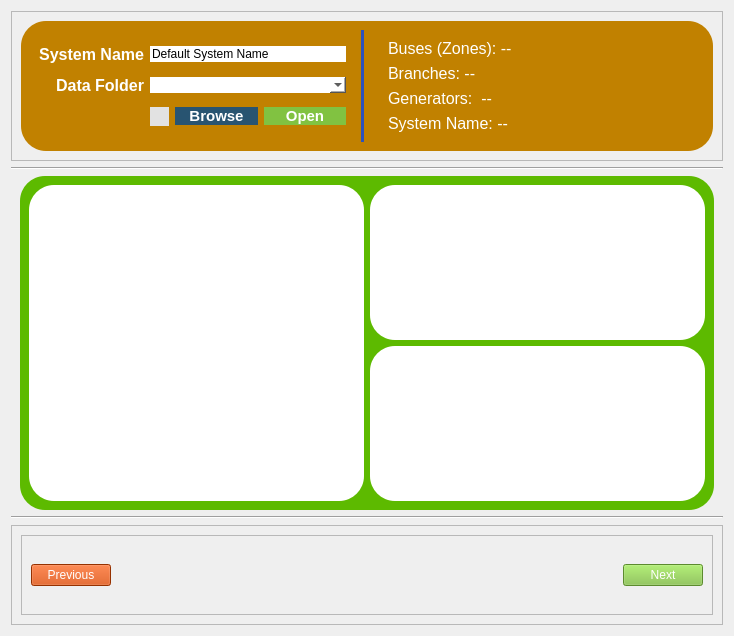
<?xml version="1.0" encoding="UTF-8"?>
<ui version="4.0">
 <class>power_system_data</class>
 <widget class="QWidget" name="power_system_data">
  <property name="geometry">
   <rect>
    <x>0</x>
    <y>0</y>
    <width>732</width>
    <height>636</height>
   </rect>
  </property>
  <property name="sizePolicy">
   <sizepolicy hsizetype="Preferred" vsizetype="Preferred">
    <horstretch>0</horstretch>
    <verstretch>0</verstretch>
   </sizepolicy>
  </property>
  <property name="minimumSize">
   <size>
    <width>0</width>
    <height>0</height>
   </size>
  </property>
  <property name="maximumSize">
   <size>
    <width>1000000</width>
    <height>1000000</height>
   </size>
  </property>
  <property name="windowTitle">
   <string>Form</string>
  </property>
  <property name="styleSheet">
   <string notr="true"/>
  </property>
  <layout class="QVBoxLayout" name="verticalLayout_3">
   <item>
    <widget class="QFrame" name="frame_2">
     <property name="sizePolicy">
      <sizepolicy hsizetype="Expanding" vsizetype="Expanding">
       <horstretch>0</horstretch>
       <verstretch>0</verstretch>
      </sizepolicy>
     </property>
     <property name="frameShape">
      <enum>QFrame::StyledPanel</enum>
     </property>
     <property name="frameShadow">
      <enum>QFrame::Raised</enum>
     </property>
     <layout class="QVBoxLayout" name="verticalLayout_5">
      <item alignment="Qt::AlignTop">
       <widget class="QFrame" name="frame_3">
        <property name="maximumSize">
         <size>
          <width>16777215</width>
          <height>150</height>
         </size>
        </property>
        <property name="styleSheet">
         <string notr="true">background-color: rgb(158, 158, 158);
border-radius: 25px;
background-color: rgb(193, 129, 0);
color: rgb(255, 255, 255);</string>
        </property>
        <property name="frameShape">
         <enum>QFrame::StyledPanel</enum>
        </property>
        <property name="frameShadow">
         <enum>QFrame::Raised</enum>
        </property>
        <layout class="QGridLayout" name="gridLayout_2">
         <item row="2" column="3">
          <widget class="QFrame" name="power_system_info_frame">
           <property name="styleSheet">
            <string notr="true">
border-color: rgb(129, 194, 65);</string>
           </property>
           <property name="frameShape">
            <enum>QFrame::StyledPanel</enum>
           </property>
           <property name="frameShadow">
            <enum>QFrame::Raised</enum>
           </property>
           <property name="lineWidth">
            <number>7</number>
           </property>
           <layout class="QVBoxLayout" name="verticalLayout_4">
            <item>
             <widget class="QLabel" name="bus_label">
              <property name="font">
               <font>
                <pointsize>12</pointsize>
               </font>
              </property>
              <property name="text">
               <string>Buses (Zones): --</string>
              </property>
             </widget>
            </item>
            <item>
             <widget class="QLabel" name="line_label">
              <property name="font">
               <font>
                <pointsize>12</pointsize>
               </font>
              </property>
              <property name="text">
               <string>Branches: --</string>
              </property>
             </widget>
            </item>
            <item>
             <widget class="QLabel" name="gen_label">
              <property name="font">
               <font>
                <pointsize>12</pointsize>
               </font>
              </property>
              <property name="styleSheet">
               <string notr="true">color: rgb(255, 255, 255)</string>
              </property>
              <property name="text">
               <string>Generators:  --</string>
              </property>
             </widget>
            </item>
            <item>
             <widget class="QLabel" name="sys_label">
              <property name="font">
               <font>
                <pointsize>12</pointsize>
               </font>
              </property>
              <property name="text">
               <string>System Name: --</string>
              </property>
             </widget>
            </item>
           </layout>
          </widget>
         </item>
         <item row="2" column="0">
          <widget class="QFrame" name="frame_5">
           <property name="maximumSize">
            <size>
             <width>10000000</width>
             <height>16777215</height>
            </size>
           </property>
           <property name="frameShape">
            <enum>QFrame::StyledPanel</enum>
           </property>
           <property name="frameShadow">
            <enum>QFrame::Raised</enum>
           </property>
           <layout class="QGridLayout" name="gridLayout_3">
            <item row="3" column="3">
             <widget class="QPushButton" name="open_file_button">
              <property name="sizePolicy">
               <sizepolicy hsizetype="Preferred" vsizetype="Fixed">
                <horstretch>0</horstretch>
                <verstretch>0</verstretch>
               </sizepolicy>
              </property>
              <property name="maximumSize">
               <size>
                <width>100</width>
                <height>16777215</height>
               </size>
              </property>
              <property name="font">
               <font>
                <pointsize>11</pointsize>
                <bold>true</bold>
               </font>
              </property>
              <property name="styleSheet">
               <string notr="true">background-color: rgb(129, 194, 65);
color: rgb(255, 255, 255);</string>
              </property>
              <property name="text">
               <string>Open</string>
              </property>
              <property name="iconSize">
               <size>
                <width>16</width>
                <height>16</height>
               </size>
              </property>
             </widget>
            </item>
            <item row="1" column="0">
             <widget class="QLabel" name="label_2">
              <property name="font">
               <font>
                <pointsize>12</pointsize>
                <italic>false</italic>
                <bold>true</bold>
               </font>
              </property>
              <property name="styleSheet">
               <string notr="true"/>
              </property>
              <property name="text">
               <string>System Name</string>
              </property>
              <property name="alignment">
               <set>Qt::AlignRight|Qt::AlignTrailing|Qt::AlignVCenter</set>
              </property>
             </widget>
            </item>
            <item row="2" column="0">
             <widget class="QLabel" name="label">
              <property name="font">
               <font>
                <pointsize>12</pointsize>
                <bold>true</bold>
               </font>
              </property>
              <property name="styleSheet">
               <string notr="true"/>
              </property>
              <property name="text">
               <string>Data Folder</string>
              </property>
              <property name="alignment">
               <set>Qt::AlignRight|Qt::AlignTrailing|Qt::AlignVCenter</set>
              </property>
             </widget>
            </item>
            <item row="2" column="1" colspan="3">
             <widget class="QComboBox" name="file_combo_box">
              <property name="styleSheet">
               <string notr="true">background-color: rgb(255, 255, 255);
color: rgb(0, 0, 0);</string>
              </property>
              <property name="currentText">
               <string/>
              </property>
             </widget>
            </item>
            <item row="1" column="1" colspan="3">
             <widget class="QLineEdit" name="system_name_input">
              <property name="sizePolicy">
               <sizepolicy hsizetype="Preferred" vsizetype="Fixed">
                <horstretch>0</horstretch>
                <verstretch>0</verstretch>
               </sizepolicy>
              </property>
              <property name="styleSheet">
               <string notr="true">background-color: rgb(255, 255, 255);
color: rgb(0, 0, 0);</string>
              </property>
              <property name="text">
               <string>Default System Name</string>
              </property>
             </widget>
            </item>
            <item row="3" column="2">
             <widget class="QPushButton" name="file_button">
              <property name="sizePolicy">
               <sizepolicy hsizetype="Preferred" vsizetype="Fixed">
                <horstretch>0</horstretch>
                <verstretch>0</verstretch>
               </sizepolicy>
              </property>
              <property name="maximumSize">
               <size>
                <width>100</width>
                <height>16777215</height>
               </size>
              </property>
              <property name="font">
               <font>
                <pointsize>11</pointsize>
                <bold>true</bold>
               </font>
              </property>
              <property name="styleSheet">
               <string notr="true">background-color: rgb(44, 81, 187);
color: rgb(255, 255, 255);
background-color: rgb(40, 84, 113);</string>
              </property>
              <property name="text">
               <string>Browse</string>
              </property>
              <property name="iconSize">
               <size>
                <width>16</width>
                <height>16</height>
               </size>
              </property>
             </widget>
            </item>
            <item row="3" column="1">
             <widget class="QToolButton" name="power_system_help_button">
              <property name="styleSheet">
               <string notr="true">QToolButton{
image: url(:/icon/images/icons/info_help1.png);
	background-color: rgb(226, 226, 226);
}</string>
              </property>
              <property name="text">
               <string/>
              </property>
             </widget>
            </item>
           </layout>
          </widget>
         </item>
         <item row="2" column="2">
          <widget class="Line" name="line_3">
           <property name="orientation">
            <enum>Qt::Vertical</enum>
           </property>
          </widget>
         </item>
         <item row="2" column="1">
          <widget class="Line" name="divider_line">
           <property name="styleSheet">
            <string notr="true">background-color: rgb(45, 82, 190);</string>
           </property>
           <property name="orientation">
            <enum>Qt::Vertical</enum>
           </property>
          </widget>
         </item>
        </layout>
       </widget>
      </item>
     </layout>
    </widget>
   </item>
   <item>
    <widget class="Line" name="line_top">
     <property name="orientation">
      <enum>Qt::Horizontal</enum>
     </property>
    </widget>
   </item>
   <item>
    <widget class="QWidget" name="power_system_data_widget" native="true">
     <property name="autoFillBackground">
      <bool>false</bool>
     </property>
     <layout class="QGridLayout" name="gridLayout_4">
      <property name="topMargin">
       <number>0</number>
      </property>
      <property name="bottomMargin">
       <number>0</number>
      </property>
      <item row="0" column="0">
       <widget class="QFrame" name="power_system_data_frame">
        <property name="sizePolicy">
         <sizepolicy hsizetype="Expanding" vsizetype="Expanding">
          <horstretch>0</horstretch>
          <verstretch>0</verstretch>
         </sizepolicy>
        </property>
        <property name="minimumSize">
         <size>
          <width>0</width>
          <height>0</height>
         </size>
        </property>
        <property name="styleSheet">
         <string notr="true">background-color: rgb(45, 82, 190);
border-radius: 25px;
background-color: rgb(93, 186, 0);</string>
        </property>
        <property name="frameShape">
         <enum>QFrame::StyledPanel</enum>
        </property>
        <property name="frameShadow">
         <enum>QFrame::Raised</enum>
        </property>
        <layout class="QGridLayout" name="gridLayout">
         <item row="1" column="3">
          <widget class="MatplotlibWidget" name="generation_mix">
           <property name="sizePolicy">
            <sizepolicy hsizetype="Expanding" vsizetype="Expanding">
             <horstretch>0</horstretch>
             <verstretch>0</verstretch>
            </sizepolicy>
           </property>
           <property name="minimumSize">
            <size>
             <width>0</width>
             <height>150</height>
            </size>
           </property>
           <property name="styleSheet">
            <string notr="true">background-color: rgb(255, 255, 255);</string>
           </property>
          </widget>
         </item>
         <item row="0" column="3">
          <widget class="MatplotlibWidget" name="load_profile_widget">
           <property name="sizePolicy">
            <sizepolicy hsizetype="Expanding" vsizetype="Expanding">
             <horstretch>0</horstretch>
             <verstretch>0</verstretch>
            </sizepolicy>
           </property>
           <property name="minimumSize">
            <size>
             <width>0</width>
             <height>150</height>
            </size>
           </property>
           <property name="styleSheet">
            <string notr="true">background-color: rgb(255, 255, 255);</string>
           </property>
          </widget>
         </item>
         <item row="0" column="1" rowspan="2">
          <widget class="MatplotlibWidget" name="network_map_widget">
           <property name="styleSheet">
            <string notr="true">background-color: rgb(255, 255, 255);</string>
           </property>
          </widget>
         </item>
        </layout>
       </widget>
      </item>
     </layout>
    </widget>
   </item>
   <item>
    <widget class="Line" name="line_bottom">
     <property name="orientation">
      <enum>Qt::Horizontal</enum>
     </property>
    </widget>
   </item>
   <item>
    <widget class="QFrame" name="frame">
     <property name="maximumSize">
      <size>
       <width>16777215</width>
       <height>10000000</height>
      </size>
     </property>
     <property name="frameShape">
      <enum>QFrame::StyledPanel</enum>
     </property>
     <property name="frameShadow">
      <enum>QFrame::Raised</enum>
     </property>
     <layout class="QVBoxLayout" name="verticalLayout">
      <item>
       <widget class="QFrame" name="frame_6">
        <property name="frameShape">
         <enum>QFrame::StyledPanel</enum>
        </property>
        <property name="frameShadow">
         <enum>QFrame::Raised</enum>
        </property>
        <layout class="QHBoxLayout" name="horizontalLayout_3">
         <item>
          <widget class="QPushButton" name="previous_button">
           <property name="styleSheet">
            <string notr="true">background-color: rgb(208, 69, 0);
font: 700 12pt &quot;Segoe UI&quot;;
color: rgb(255, 255, 255);</string>
           </property>
           <property name="text">
            <string>Previous</string>
           </property>
          </widget>
         </item>
         <item>
          <spacer name="horizontalSpacer_2">
           <property name="orientation">
            <enum>Qt::Horizontal</enum>
           </property>
           <property name="sizeHint" stdset="0">
            <size>
             <width>40</width>
             <height>20</height>
            </size>
           </property>
          </spacer>
         </item>
         <item>
          <widget class="QLabel" name="label_3">
           <property name="minimumSize">
            <size>
             <width>500</width>
             <height>60</height>
            </size>
           </property>
           <property name="styleSheet">
            <string notr="true">image: url(:/logos/images/logo/power_system_icon.png);</string>
           </property>
           <property name="text">
            <string/>
           </property>
          </widget>
         </item>
         <item>
          <spacer name="horizontalSpacer">
           <property name="orientation">
            <enum>Qt::Horizontal</enum>
           </property>
           <property name="sizeHint" stdset="0">
            <size>
             <width>40</width>
             <height>20</height>
            </size>
           </property>
          </spacer>
         </item>
         <item>
          <widget class="QPushButton" name="next_button">
           <property name="styleSheet">
            <string notr="true">background-color: rgb(129, 194, 65);
font: 700 12pt &quot;Segoe UI&quot;;
color: rgb(255, 255, 255);</string>
           </property>
           <property name="text">
            <string>Next</string>
           </property>
          </widget>
         </item>
        </layout>
       </widget>
      </item>
     </layout>
    </widget>
   </item>
  </layout>
 </widget>
 <customwidgets>
  <customwidget>
   <class>MatplotlibWidget</class>
   <extends>QGraphicsView</extends>
   <header location="global">matplotlibwidget.h</header>
  </customwidget>
 </customwidgets>
 <resources>
  <include location="../../../resources.qrc"/>
 </resources>
 <connections/>
</ui>
